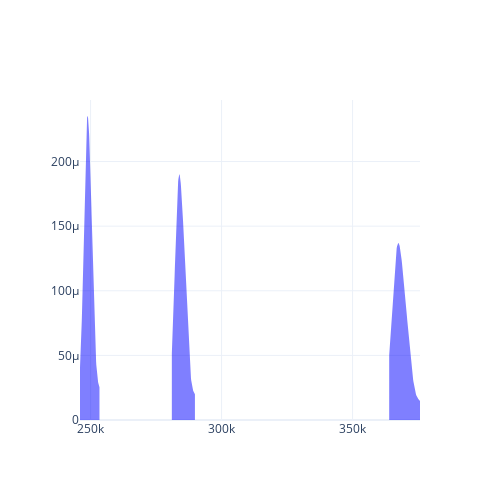

Here is the notebook cell this chart was saved with:
### Code cell
import warnings
warnings.simplefilter('ignore', category=pd.errors.PerformanceWarning)

from scipy.stats import gaussian_kde
from ruins.core import DataManager

def windpower_distplot(dataManager: DataManager, specs, turbines=['e53', 'e115', 'e126'], site: float = 396.0, fig: go.Figure = None, filter_={}) -> go.Figure:
    """
    """
    if fig is None:
        fig = go.Figure()

    # handle the specs
    if len(specs) == 1 and any([isinstance(s, range) for s in specs]):
        # there is a range definition
        scenarios = []
        for e1 in specs[0]:
            for e2 in specs[1]:
                for e3 in specs[2]:
                    scenarios.append((e1 / 100, e2 / 100, e3 / 100))
    else:
        scenarios = specs

    # upscale the turbines to the site
    power_share = upscale_windenergy(turbines, scenarios)

    # get the data
    df = load_windpower_data(dataManager)

    # apply filters
    for key, val in filter_.items():
        if key == 'year':
            df = df[val]
        elif key == 'rcp':
            df = df.xs(val, level=2, axis=1)
        elif key == 'gcm':
            df = df.xs(val, level=3, axis=1)

    # aggregate everything
    actions = []
    for i in range(0, len(power_share), len(turbines)):
        data = None
        for j, pw in enumerate(power_share):
            pass
    return fig


# define properties
RCP = 'rcp85'

# get turbines
specs = ['e53', 'e115', 'e126']
#turbine = upscale_windenergy(['e53', 'e115', 'e126'], [(1, 0, 0), (0, 1, 0), (0.5, 0, 0.5)])
#scenario = [(i / 100, 0 , 1 - (i / 100)) for i in range(0, 100, 5)]
scenario = [(1, 0, 0), (0, 1, 0), (0, 0, 1)]
turbine = upscale_windenergy(specs, scenario)

# load
df = load_windpower_data(dm)['2075':'2095']

# aggregate
actions = []
for i in range(0, len(turbine), len(specs)):
    data = None
    for j, spec in enumerate(specs):
        chunk = df[spec.upper(), RCP]# .mean(axis=1)  # mean value per turbine
        chunk *= turbine[i + j][0]  # multiply with the number of turbines
        if data is None:
            #data = pd.DataFrame(data={spec: chunk.values}, index=chunk.index)
            data = chunk
        else:
            # data[spec] = chunk.values
            data = pd.merge(data, chunk, left_index=True, right_index=True, how='outer')
    actions.append(data)


# Plotting
# go for the plot
# import plotly.figure_factory as ff
# fig = ff.create_distplot([a.sum(axis=1) for a in actions], [f'{i / len(actions) * 100:.0f}%' for i in range(len(actions))], show_hist=False, show_rug=False)
import plotly.graph_objects as go

fig = go.Figure()
for i, action in enumerate(actions):
    y = action.sum(axis=1).values
    x = np.linspace(y.min(), y.max(), 100)
    kde = gaussian_kde(y)(x)

    fig.add_trace(go.Scatter(x=x, y=kde, mode='lines', line=dict(color='blue', width=0.), fill='tozeroy', showlegend=False, name=f'{i * 5}% E53'))

fig.update_layout(width=500, height=500, template='plotly_white')
